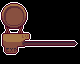

Below is a game level as drawn by its tile map, then a one-line description and the .tmx file that defines it, in full:
An orthogonal 5x4 tile map with 16x16 px tiles, 1 tile layer (Tile Layer 1).

<map version="1.2" tiledversion="1.3.1" orientation="orthogonal" renderorder="right-down" compressionlevel="-1" width="5" height="4" tilewidth="16" tileheight="16" infinite="0" nextlayerid="2" nextobjectid="1">
 <tileset firstgid="1" source="../Tilesets/Objects.tsx" />
 <layer id="1" name="Tile Layer 1" width="5" height="4">
  <data encoding="csv">
463,464,465,466,467,
496,497,498,499,500,
529,530,531,532,533,
562,563,564,565,566
</data>
 </layer>
</map>
